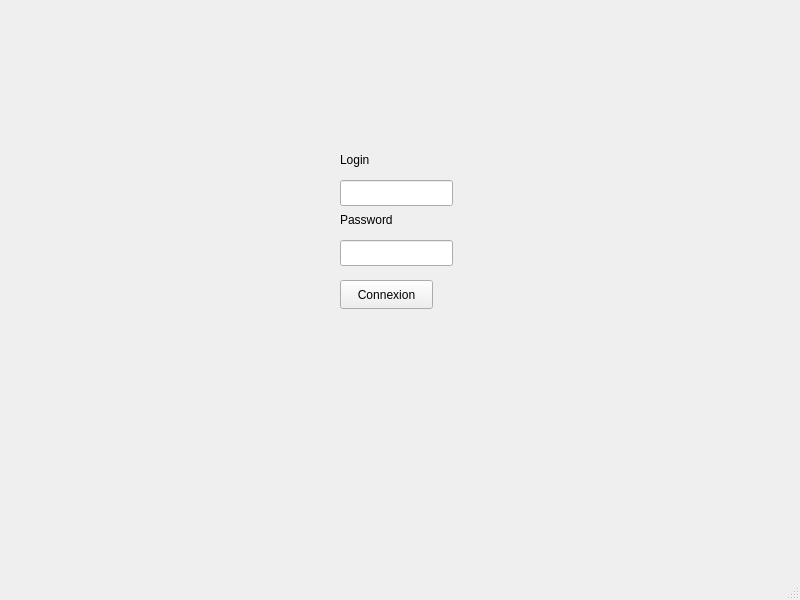
<?xml version="1.0" encoding="UTF-8"?>
<ui version="4.0">
 <class>MainWindow</class>
 <widget class="QMainWindow" name="MainWindow">
  <property name="geometry">
   <rect>
    <x>0</x>
    <y>0</y>
    <width>800</width>
    <height>600</height>
   </rect>
  </property>
  <property name="windowTitle">
   <string>MainWindow</string>
  </property>
  <widget class="QWidget" name="centralwidget">
   <widget class="QPushButton" name="pushButton">
    <property name="geometry">
     <rect>
      <x>340</x>
      <y>280</y>
      <width>93</width>
      <height>29</height>
     </rect>
    </property>
    <property name="text">
     <string>Connexion</string>
    </property>
   </widget>
   <widget class="QLabel" name="label">
    <property name="geometry">
     <rect>
      <x>340</x>
      <y>150</y>
      <width>63</width>
      <height>20</height>
     </rect>
    </property>
    <property name="text">
     <string>Login</string>
    </property>
   </widget>
   <widget class="QLabel" name="label_2">
    <property name="geometry">
     <rect>
      <x>340</x>
      <y>210</y>
      <width>63</width>
      <height>20</height>
     </rect>
    </property>
    <property name="text">
     <string>Password</string>
    </property>
   </widget>
   <widget class="QLineEdit" name="lineEdit">
    <property name="geometry">
     <rect>
      <x>340</x>
      <y>180</y>
      <width>113</width>
      <height>26</height>
     </rect>
    </property>
   </widget>
   <widget class="QLineEdit" name="lineEdit_2">
    <property name="geometry">
     <rect>
      <x>340</x>
      <y>240</y>
      <width>113</width>
      <height>26</height>
     </rect>
    </property>
    <property name="echoMode">
     <enum>QLineEdit::Password</enum>
    </property>
   </widget>
  </widget>
  <widget class="QMenuBar" name="menubar">
   <property name="geometry">
    <rect>
     <x>0</x>
     <y>0</y>
     <width>800</width>
     <height>26</height>
    </rect>
   </property>
  </widget>
  <widget class="QStatusBar" name="statusbar"/>
 </widget>
 <resources/>
 <connections/>
</ui>
